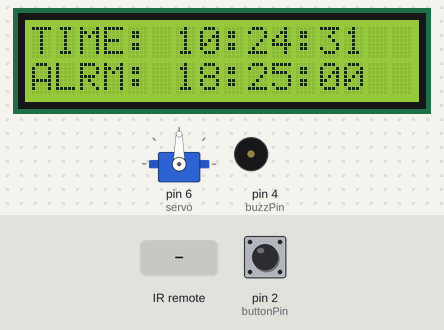
Bench run of a sketch on a simulated Arduino Uno, built with avr-gcc and run on an emulated ATmega328P. Parts: 16×2 character LCD, servo, buzzer (waves = sounding, pin HIGH). Inputs (shaded band) come from the test bench; at power-on: pin 2 (buttonPin) LOW. The local clock reads 2024-03-15 10:24:30 at power-on unless the sketch sets it; what the sketch prints to the serial monitor is not drawn.

Above: at 1.2 s.
1.3 s: infrared code 0xFFA25D received
At 4.0 s:
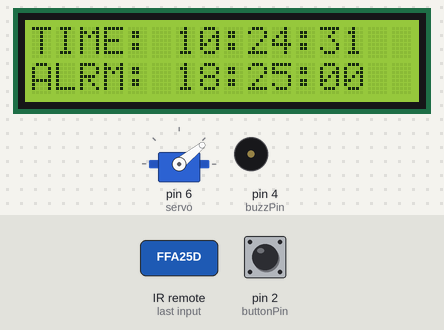
4.3 s: infrared code 0xFF629D received
At 7.2 s:
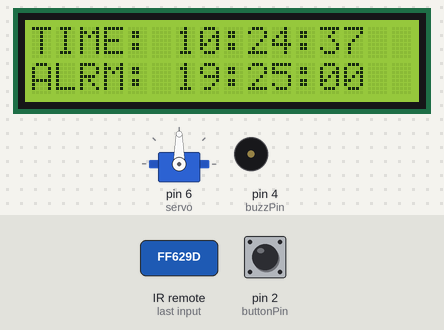
7.3 s: infrared code 0xFFA857 received
At 10.2 s:
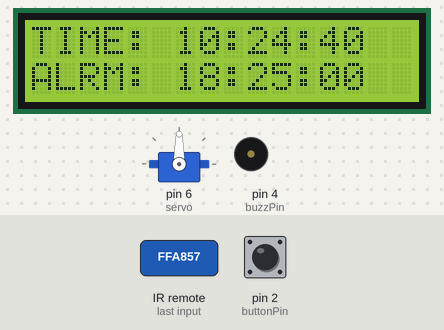
10.3 s: infrared code 0xFF906F received
At 13.2 s:
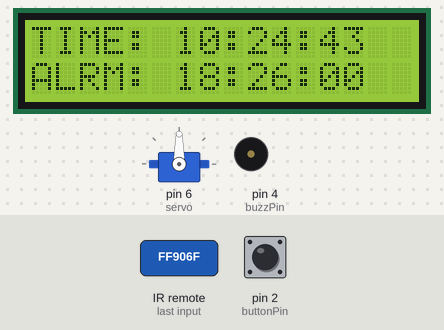
13.3 s: infrared code 0xFFE01F received
At 15.8 s:
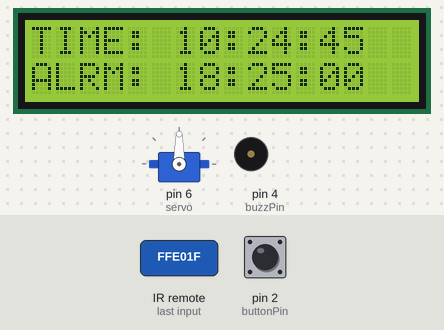
16.3 s: pin 2 (buttonPin) pulled HIGH for 0.15 s
Timing chart, 0 to 19.3 s (numbered marks = the images above; inputs shaded):
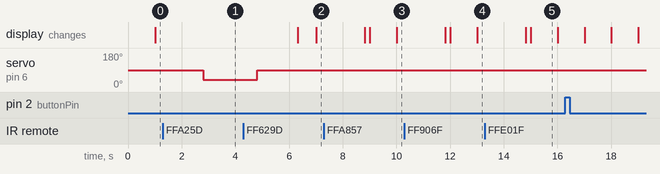

Measured:
- after the input at 1.3 s, servo on pin 6 (servo): 90° → 39° after 1.5 s
- what the display in image 5 shows lasts 1.0 s, from 15.0 s to 16.0 s

The sketch:

alrmclk.ino
```cpp
#include <Wire.h>
#include <TimeLib.h>
#include <DS1307RTC.h>
#include <LiquidCrystal.h>
#include <Servo.h>
#include <IRremote.h>

int rs=7;
int en=8;
int d4=9;
int d5=10;
int d6=11;
int d7=12;

int buzzPin = 4;

int buttonPin = 2;
int buttonState = 0;

int alrm_h = 18;
int alrm_m = 25;
int alrm_s = 0;

int IRpin = 13;
IRrecv IR(IRpin);
decode_results cmd;
String myCom;

LiquidCrystal lcd(rs,en,d4,d5,d6,d7);
Servo servo;

void setup() {
  Serial.begin(9600);

  lcd.begin(16,2);

  servo.attach(6);
  servo.write(90);

  pinMode(buzzPin,OUTPUT);

  pinMode(buttonPin, INPUT);

  IR.enableIRIn();

}

void loop() {
  while (IR.decode(&cmd)==0){

  tmElements_t tm;

  lcd.setCursor(0,0);

  buttonState = digitalRead(buttonPin);

  if (RTC.read(tm)) {
    lcd.print("TIME: ");
    lcd.setCursor(6,0);
    print2digits(tm.Hour);
    lcd.setCursor(8,0);
    lcd.print(":");
    lcd.setCursor(9,0);
    print2digits(tm.Minute);
    lcd.setCursor(11,0);
    lcd.print(":");
    lcd.setCursor(12,0);
    print2digits(tm.Second);

    lcd.setCursor(0,1);
    lcd.print("ALRM: ");
    lcd.setCursor(6,1);
    print2digits(alrm_h);
    lcd.setCursor(8,1);
    lcd.print(":");
    lcd.setCursor(9,1);
    print2digits(alrm_m);
    lcd.setCursor(11, 1);
    lcd.print(":");
    lcd.setCursor(12, 1);
    print2digits(alrm_s);

    }

  if (tm.Hour == alrm_h && tm.Minute == alrm_m && tm.Second == alrm_s) {
    servo.write(39);
    delay(500);
    tone(buzzPin, 100);
      }

  if (buttonState == HIGH) {
    servo.write(90);
    noTone(buzzPin);
  }

  }
  Serial.println(cmd.value,HEX);
  delay(1500);
  IR.resume();

  if (cmd.value==0xFF629D){
    alrm_h += 1;
  }
  if (cmd.value==0xFFA857){
    alrm_h -= 1;
  }
  if (cmd.value==0xFF906F){
    alrm_m += 1;
  }
  if (cmd.value==0xFFE01F){
    alrm_m -= 1;
  }
  if (cmd.value==0xFFA25D){
    servo.write(39);
    delay(2000);
    servo.write(90);
  }

}

void print2digits(int number) {
  if (number >= 0 && number < 10) {
    lcd.write('0');
  }
  lcd.print(number);
}
```
